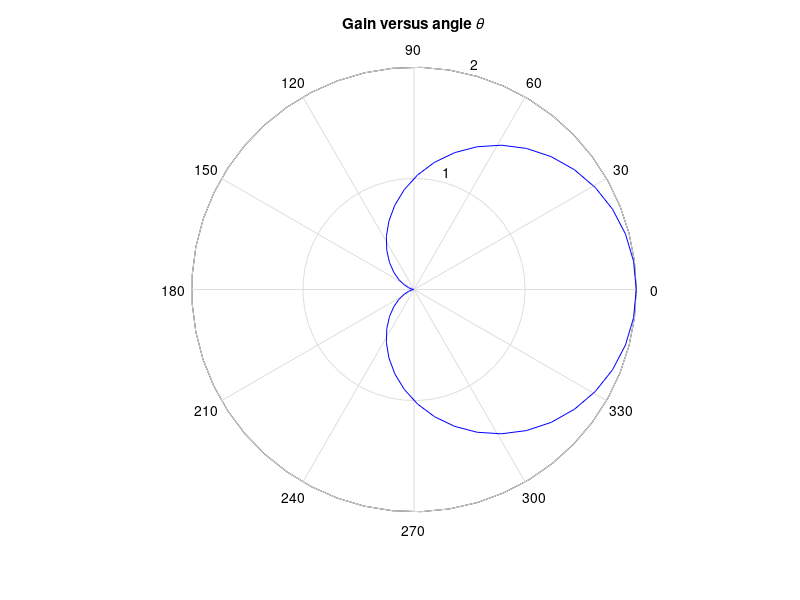

Write the MATLAB code that produced this figure.
%%% Microphone gain plot

%%% This program shows how to plot data in polar coordinates. In particular
%%% of a cardioid microphone

% Parameters dictionary
g = 0.5;    % Constant of the microphone [-]

% Variables dictionary
% theta --- Angular position related to the microphone axis [rad]
% Gain  --- Gain of the microphone 

theta = linspace(0, 2*pi, 50);
Gain = 2 * g * (1 + cos(theta));

polar(theta, Gain, 'b-');
title('\bfGain versus angle \it{\theta}');

